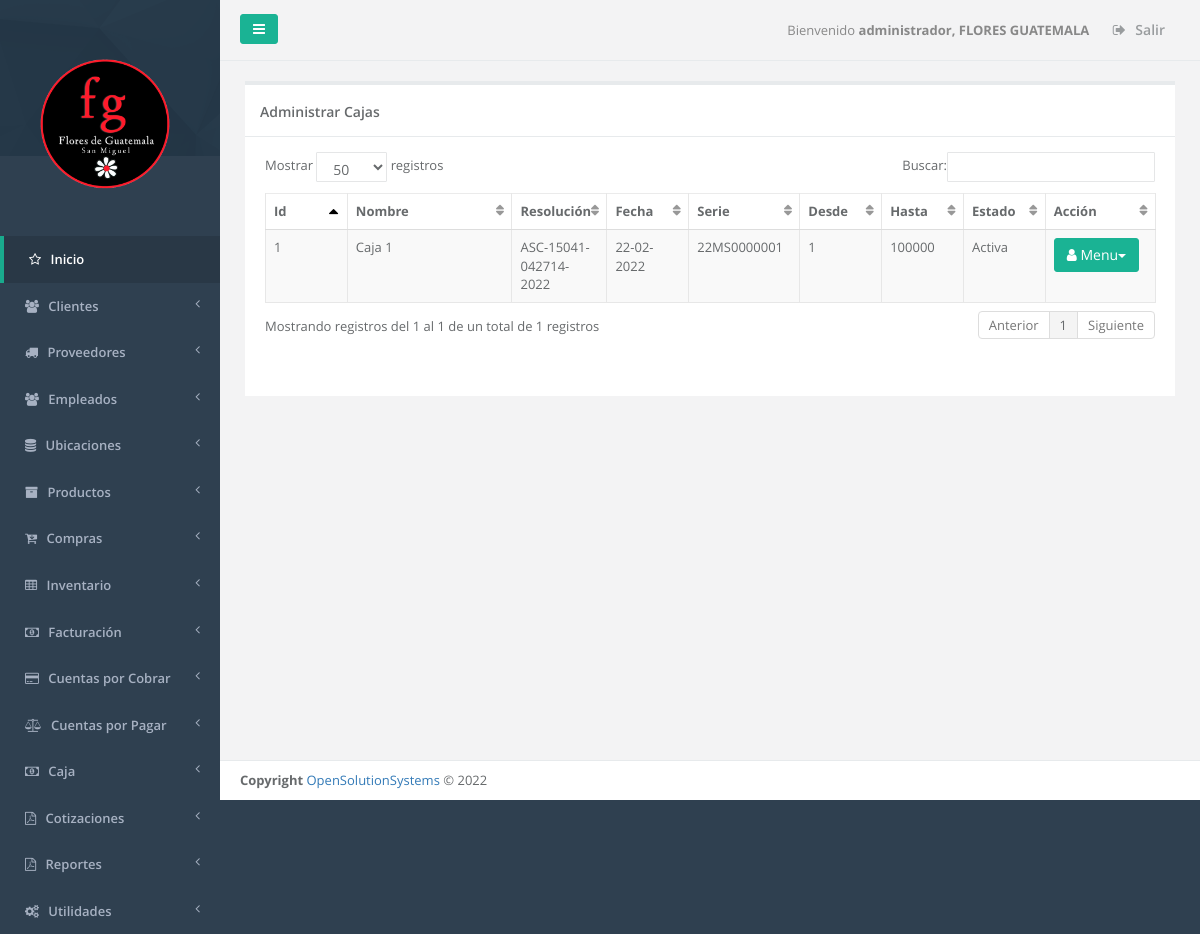
The page /admin_caja.php (signed in) on the database its author committed.
### tables this page shows
CREATE TABLE `sucursal` (
  `id_server` int(11) NOT NULL,
  `unique_id` text NOT NULL,
  `id_sucursal` int(11) NOT NULL,
  `descripcion` text NOT NULL,
  `direccion` varchar(255) NOT NULL,
  `telefono1` varchar(20) NOT NULL,
  `telefono2` varchar(20) NOT NULL,
  `casa_matriz` tinyint(1) NOT NULL,
  `iva` float NOT NULL,
  `monto_retencion1` float NOT NULL,
  `monto_retencion10` float NOT NULL,
  `monto_percepcion` float NOT NULL,
  `n_sucursal` int(11) NOT NULL,
  `vigencia_factura` int(11) NOT NULL,
  `vigencia_pedido` int(11) NOT NULL,
  `giro` varchar(100) NOT NULL,
  `nrc` varchar(100) NOT NULL,
  `nit` varchar(100) NOT NULL,
  `razon_social` varchar(150) NOT NULL,
  `logo` varchar(150) NOT NULL,
  `serie_cof` varchar(100) NOT NULL,
  `desde_cof` int(11) NOT NULL,
  `hasta_cof` int(11) NOT NULL,
  `serie_ccf` varchar(100) NOT NULL,
  `desde_ccf` int(11) NOT NULL,
  `hasta_ccf` int(11) NOT NULL,
  `ultima_act` date NOT NULL
);

CREATE TABLE `menu` (
  `id_server` int(11) NOT NULL,
  `unique_id` text NOT NULL,
  `id_menu` int(11) NOT NULL,
  `nombre` varchar(250) DEFAULT NULL,
  `prioridad` int(11) DEFAULT NULL,
  `icono` varchar(250) NOT NULL,
  `visible` tinyint(1) NOT NULL
);

CREATE TABLE `caja` (
  `id_server` int(11) NOT NULL,
  `unique_id` text NOT NULL,
  `id_sucursal` int(11) NOT NULL,
  `id_caja` int(11) NOT NULL,
  `nombre` varchar(100) NOT NULL,
  `serie` varchar(11) NOT NULL,
  `desde` int(11) NOT NULL,
  `hasta` int(11) NOT NULL,
  `correlativo_dispo` int(11) NOT NULL,
  `resolucion` varchar(100) NOT NULL,
  `fecha` date NOT NULL,
  `activa` tinyint(1) NOT NULL
);

### _conexion.php (called while the page is built, shortened)
<?php
$username = "root";
$password = "admin$2022**.";
$hostname = "localhost";
$dbname = "flores_guatemala";
$conexion = mysqli_connect("$hostname","$username","$password","$dbname");
function _query($sql_string){
  global $conexion;
  mysqli_set_charset($conexion,"utf8");
  $query=mysqli_query($conexion,$sql_string);
  return $query;
}
function _fetch_array($sql_string){
  $fetched = mysqli_fetch_array($sql_string,MYSQLI_ASSOC);
  return $fetched;
}
function _num_rows($sql_string){
  $rows = mysqli_num_rows($sql_string);
  return $rows;
}
function get_name_script($url){
  if ( strpos($url, '/') !== FALSE ){
    $nombre_archivo_tmp = explode('/', $url);
  }
  $nombre_archivo= array_pop($nombre_archivo_tmp );
  return  $nombre_archivo;
}
function permission_usr($id_user,$filename){
  $sql1="SELECT menu.id_menu, menu.nombre as nombremenu, menu.prioridad,
  modulo.id_modulo,  modulo.nombre as nombremodulo, modulo.descripcion, modulo.filename,
  usuario_modulo.id_usuario,usuario.admin as admin
  FROM menu, modulo, usuario_modulo, usuario
  WHERE usuario.id_usuario='$id_user'
  AND menu.id_menu=modulo.id_menu
  AND usuario.id_usuario=usuario_modulo.id_usuario
  AND usuario_modulo.id_modulo=modulo.id_modulo
  AND modulo.filename='$filename'
  ";
  $result1=_query($sql1);
  $count1=_num_rows($result1);
  if($count1 >0){
    $row1=_fetch_array($result1);
    $admin=$row1['admin'];
    $nombremodulo=$row1['nombremodulo'];
    $filename=$row1['filename'];
    $name_link=$filename;
  }
  else{
    $name_link='NOT';
  }
  return $name_link;
}
function ED($fecha){
  $dia = substr($fecha,8,2);
  $mes = substr($fecha,5,2);
  $a = substr($fecha,0,4);
  $fecha = "$dia-$mes-$a";
  return $fecha;
}
?>

### admin_caja.php (the view, shortened to what this page needs)
<?php
  function initial(){
	$_PAGE = array ();
	$title='Administrar Cajas';
	$_PAGE ['links'] = null;
	$_PAGE ['links'] .= '<link href="css/bootstrap.min.css" rel="stylesheet">';
	$_PAGE ['links'] .= '<link href="font-awesome/css/font-awesome.css" rel="stylesheet">';
	$_PAGE ['links'] .= '<link href="css/plugins/iCheck/custom.css" rel="stylesheet">';
	$_PAGE ['links'] .= '<link href="css/plugins/chosen/chosen.css" rel="stylesheet">';
	$_PAGE ['links'] .= '<link href="css/plugins/toastr/toastr.min.css" rel="stylesheet">';
	$_PAGE ['links'] .= '<link href="css/plugins/dataTables/dataTables.bootstrap.css" rel="stylesheet">';
	$_PAGE ['links'] .= '<link href="css/plugins/dataTables/dataTables.responsive.css" rel="stylesheet">';
	$_PAGE ['links'] .= '<link href="css/plugins/dataTables/dataTables.tableTools.min.css" rel="stylesheet">';
	$_PAGE ['links'] .= '<link href="css/animate.css" rel="stylesheet">';
	$_PAGE ['links'] .= '<link href="css/style.css" rel="stylesheet">';
  $_PAGE ['links'] .= '<link href="css/plugins/sweetalert/sweetalert.css" rel="stylesheet">';
	include_once "header.php";
	include_once "main_menu.php";
	$id_user=$_SESSION["id_usuario"];
	$admin=$_SESSION["admin"];
	$uri = $_SERVER['SCRIPT_NAME'];
	$filename=get_name_script($uri);
	$links=permission_usr($id_user,$filename);
?>
	<div class="wrapper wrapper-content  animated fadeInRight">
		<div class="row" id="row1">
			<div class="col-lg-12">
				<div class="ibox float-e-margins">
					<?php
						if ($links!='NOT' || $admin=='1' ){
						echo"
                        <div class='ibox-title'>
													<h4>$title</h4>
                        </div>";
                        ?>
						<div class="ibox-content">
							<section>
								<table class="table table-striped table-bordered table-hover" id="editable">
									<thead>
										<tr>
											<th class="col-lg-1">Id </th>
											<th class="col-lg-2">Nombre</th>
											<th class="col-lg-1">Resolución</th>
											<th class="col-lg-1">Fecha</th>
											<th class="col-lg-1">Serie</th>
											<th class="col-lg-1">Desde</th>
											<th class="col-lg-1">Hasta</th>
											<th class="col-lg-1">Estado</th>
											<th class="col-lg-1">Acci&oacute;n</th>
										</tr>
									</thead>
									<tbody>
                    <?php
                      $sql_caja = _query("SELECT * FROM caja WHERE id_sucursal=$_SESSION[id_sucursal]");
                      $cuenta = _num_rows($sql_caja);
                      if($cuenta > 0)
                      {
                        while($row = _fetch_array($sql_caja))
                        {
                          $id_caja = $row["id_caja"];
                          $nombre = $row["nombre"];
                          $serie = $row["serie"];
                          $resolucion = $row["resolucion"];
                          $desde = $row["desde"];
                          $fecha = $row["fecha"];
                          $hasta = $row["hasta"];
                          $estado = $row["activa"];
                          if($estado == 1)
                          {
                            $text = "Activa";
                          }
                          else
                          {
                            $text = "Inactiva";
                            $text1 = "Activar";
                            $fa = "fa fa-eye";
                          }
                          echo "<tr>";
                          echo "<td><input type='hidden' id='id_caja' value='".$id_caja."'>".$id_caja."</td>";
                          echo "<td>".$nombre."</td>";
                          echo "<td>".$resolucion."</td>";
                          echo "<td>".ED($fecha)."</td>";
                          echo "<td>".$serie."</td>";
                          echo "<td>".$desde."</td>";
                          echo "<td>".$hasta."</td>";
                          echo "<td><input type='hidden' id='estado1' value='".$estado."'>".$text."</td>";
                          echo"<td>
                          <div class=\"btn-group\">
      										  <a href=\"#\" data-toggle=\"dropdown\" class=\"btn btn-primary dropdown-toggle\"><i class=\"fa fa-user icon-white\"></i> Menu<span class=\"caret\"></span></a>
        										<ul class=\"dropdown-menu dropdown-primary\">";
        										echo "
                            </ul>
      										</div>
      										</td>
      										</tr>";
                        }
                      }
                    ?>
                  </tbody>
								</table>
							</section>
						</div>
				</div>
			</div>
		</div>
	</div>
	<?php
	include("footer.php");
		}
else {
		echo "<br><br><div class='alert alert-warning'>No tiene permiso para este modulo.</div><div></div><div></div>";
	}
}
if (! isset ( $_REQUEST ['process'] ))
{
  initial();
}
?>

### main_menu.php (shortened to what this page needs)
<?php
  $id_sucursal = $_SESSION['id_sucursal'];
  $sql_sucursal = "SELECT * FROM sucursal WHERE id_sucursal = '$id_sucursal'";
  $query_sucursal = _query($sql_sucursal);
  $row_sucursal = _fetch_array($query_sucursal);
  $logo = $row_sucursal['logo'];
?>
<nav class="navbar-default navbar-static-side" role="navigation">
  <div class="sidebar-collapse">
    <ul class="nav" id="side-menu">
      <li class="nav-header">
        <div class="dropdown profile-element"> <span>
          <img alt="image" class="img-responsive" src="<?php echo $logo;  ?>" width="180px" style="margin-left: -3%;">
        </span>
      </div>
    </li>
    <?php
    $id_user=$_SESSION["id_usuario"];
    $admin=$_SESSION["admin"];
    $icono='fa fa-star-o';
    $sql_menus="SELECT id_menu, nombre, prioridad,icono FROM menu order by prioridad";
    $result=_query($sql_menus);
    $main_lnk='dashboard.php';
    if($admin=='1')
    {
      echo  "<li class='active'>";
      echo "<a href='dashboard.php'><i class='".$icono."'></i> <span class='nav-label'>Inicio</span></a>";
      echo  "</li>";
    }
    else
    {
      echo  "<li class='active'>";
      echo "<a href='dashboard.php'><i class='".$icono."'></i> <span class='nav-label'>Inicio</span></a>";
      echo  "</li>";
    }
    while($row=_fetch_array($result))
    {
      $menuname=$row['nombre'];
      $id_menu=$row['id_menu'];
      $icono=$row['icono'];
      if($admin=='1')
      {
        $sql_links="SELECT distinct menu.id_menu, menu.nombre as nombremenu, menu.prioridad,
        modulo.id_modulo, modulo.nombre as nombremodulo, modulo.descripcion, modulo.filename, usuario.admin
        FROM menu, modulo, usuario
        WHERE usuario.id_usuario='$id_user'
        AND usuario.admin='1'
        AND menu.id_menu='$id_menu'
        AND menu.id_menu=modulo.id_menu
        AND modulo.mostrarmenu='1'
        AND menu.visible=1
        ";
      }
      $result_modules=_query($sql_links);
      $numrow2=_num_rows($result_modules);
      if($numrow2>0)
      {
        echo "<li><a href='".$main_lnk."'><i class='".$icono."'></i></i> <span class='nav-label'>".$menuname."</span> <span class='fa arrow'></span></a>";
        echo" </li>";
      }
    }
  ?>
</div>
</nav>
<div id="page-wrapper" class="gray-bg">
  <div class="row border-bottom">
    <nav class="navbar navbar-static-top" role="navigation" style="margin-bottom: 0">
      <div class="navbar-header">
        <a class="navbar-minimalize minimalize-styl-2 btn btn-primary"><i class="fa fa-bars"></i> </a>
      </div>
      <?php
      $id_sucursal=$_SESSION["id_sucursal"];
      $qsucursal=_query("SELECT descripcion FROM sucursal WHERE id_sucursal='$id_sucursal'");
      $row_sucursal=_fetch_array($qsucursal);
      $sucursal=$row_sucursal["descripcion"];
      ?>
      <ul class="nav navbar-top-links navbar-right">
        <li>
          <span class="m-r-sm text-muted welcome-message">Bienvenido <b><?php echo $_SESSION["nombre"].", ".$sucursal ?> </b></span>
        </li>
        <li>
          <a href="logout.php">
            <i class="fa fa-sign-out"></i> Salir
          </a>
        </li>
      </ul>
    </nav>
  </div>

### rows shown on the page
sucursal: logo (picture), descripcion "FLORES GUATEMALA"
menu: nombre "Clientes"
menu: nombre "Proveedores"
menu: nombre "Empleados"
menu: nombre "Ubicaciones"
menu: nombre "Productos"
menu: nombre "Compras"
menu: nombre "Inventario"
menu: nombre "Facturación"
menu: nombre "Cuentas por Cobrar"
menu: nombre "Cuentas por Pagar"
menu: nombre "Caja"
menu: nombre "Cotizaciones"
menu: nombre "Reportes"
menu: nombre "Utilidades"
caja: id_caja "1", nombre "Caja 1", resolucion "ASC-15041-042714-2022", fecha "22-02-2022", serie "22MS0000001", desde "1", hasta "100000", activa "Activa"

### other values the page prints
$_SESSION["nombre"] "administrador"
$title "Administrar Cajas"
